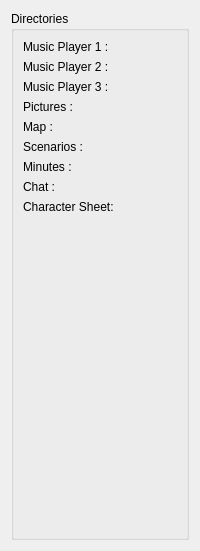
     <widget class="QWidget" name="tabWidgetPage3">
      <attribute name="title">
       <string>Application Paths</string>
      </attribute>
      <layout class="QHBoxLayout" name="horizontalLayout_3">
       <item>
        <widget class="QGroupBox" name="groupBox_3">
         <property name="title">
          <string>Directories</string>
         </property>
         <layout class="QVBoxLayout" name="verticalLayout_19">
          <item>
           <layout class="QHBoxLayout" name="horizontalLayout_2" stretch="0,1">
            <item>
             <layout class="QVBoxLayout" name="verticalLayout">
              <item>
               <widget class="QLabel" name="label_2">
                <property name="text">
                 <string>Music Player 1 :</string>
                </property>
               </widget>
              </item>
              <item>
               <widget class="QLabel" name="label_3">
                <property name="text">
                 <string>Music Player 2 :</string>
                </property>
               </widget>
              </item>
              <item>
               <widget class="QLabel" name="label_32">
                <property name="text">
                 <string>Music Player 3 :</string>
                </property>
               </widget>
              </item>
              <item>
               <widget class="QLabel" name="label_4">
                <property name="text">
                 <string>Pictures :</string>
                </property>
               </widget>
              </item>
              <item>
               <widget class="QLabel" name="label_5">
                <property name="text">
                 <string>Map :</string>
                </property>
               </widget>
              </item>
              <item>
               <widget class="QLabel" name="label_6">
                <property name="text">
                 <string>Scenarios :</string>
                </property>
               </widget>
              </item>
              <item>
               <widget class="QLabel" name="label_7">
                <property name="text">
                 <string>Minutes :</string>
                </property>
               </widget>
              </item>
              <item>
               <widget class="QLabel" name="label_8">
                <property name="text">
                 <string>Chat :</string>
                </property>
               </widget>
              </item>
              <item>
               <widget class="QLabel" name="label_22">
                <property name="text">
                 <string>Character Sheet:</string>
                </property>
               </widget>
              </item>
             </layout>
            </item>
            <item>
             <layout class="QVBoxLayout" name="verticalLayout_2">
              <item>
               <widget class="FileDirChooser" name="m_musicDirPath" native="true"/>
              </item>
              <item>
               <widget class="FileDirChooser" name="m_musicDirPath2" native="true"/>
              </item>
              <item>
               <widget class="FileDirChooser" name="m_musicDirPath3" native="true"/>
              </item>
              <item>
               <widget class="FileDirChooser" name="m_pictureDir" native="true"/>
              </item>
              <item>
               <widget class="FileDirChooser" name="m_mapDir" native="true"/>
              </item>
              <item>
               <widget class="FileDirChooser" name="m_scenarioDir" native="true"/>
              </item>
              <item>
               <widget class="FileDirChooser" name="m_minuteDir" native="true"/>
              </item>
              <item>
               <widget class="FileDirChooser" name="m_chatDir" native="true"/>
              </item>
              <item>
               <widget class="FileDirChooser" name="m_characterSheetDir" native="true"/>
              </item>
             </layout>
            </item>
           </layout>
          </item>
          <item>
           <spacer name="verticalSpacer_2">
            <property name="orientation">
             <enum>Qt::Vertical</enum>
            </property>
            <property name="sizeHint" stdset="0">
             <size>
              <width>20</width>
              <height>314</height>
             </size>
            </property>
           </spacer>
          </item>
         </layout>
        </widget>
       </item>
      </layout>
     </widget>
